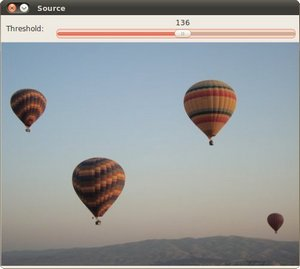
//> input picture DisplayImage/Ballon.jpg, 300 x 269 px
$ ./backprojection ../Ballon.jpg   (built with g++ and OpenCV 4)
//> lines starting //> are read from the running program, lines starting //| are printed output that depends on the picture
#include <opencv2/imgproc/imgproc.hpp>
#include <opencv2/highgui/highgui.hpp>

#include <iostream>
#include <string>

using namespace std;

using namespace cv;

//Global variables
Mat src,hsv,hue;
int bins = 25;

//Function headers
void Hist_and_Backproj(int,void*);

//Function main
int main(int argc,char** argv)
{
	//read an image
	src = imread(argv[1],1);
//> src is the input picture: 269 rows x 300 cols, CV_8UC3; mean B, G, R 157.4, 156.9, 154.1

	//Transfrom it to hsv
	cvtColor(src,hsv,CV_BGR2HSV);
//> hsv: 269 rows x 300 cols, CV_8UC3; mean H, S, V 62.5, 36.3, 167.5

	//use only the hue value
	hue.create(hsv.size(),hsv.depth());

	int ch[] = {0,0};
	mixChannels(&hsv,1,&hue,1,ch,1);
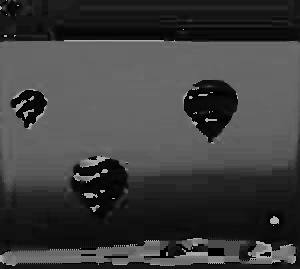
//> hue: 269 rows x 300 cols, CV_8UC1; min 0, max 179, mean 62.5

	//create trackbar to enter the number of bins
	string window_name = "source image";
	namedWindow(window_name,CV_WINDOW_AUTOSIZE);
	createTrackbar("*hue bins:",window_name,&bins,180,Hist_and_Backproj);

	Hist_and_Backproj(0,0);

	//show the image
	imshow(window_name,src);

	//wait until user exits the program
	waitKey(0);
	return 0;

}

void Hist_and_Backproj(int,void*)
{
	MatND hist;
	int histSize = MAX(bins,2);
	float hue_range[] = {0,180};
	const float* range = {hue_range};

	//Get the histogram and normalize it
	calcHist(&hue,1,0,Mat(),hist,1,&histSize,&range,true,false);
//> hist = 25 values, max 22709 at index 14, min 28 at index 20, mean 3228
	normalize(hist,hist,0,255,NORM_MINMAX,-1,Mat());
//> hist = 25 values, max 255 at index 14, min 0 at index 20, mean 35.98

	//Get backprojection
	MatND backproj;
	calcBackProject(&hue,1,0,hist,backproj,&range,1,true);
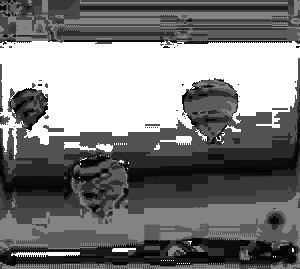
//> backproj: 269 rows x 300 cols, CV_8UC1; min 0, max 255, mean 123.1

	//Draw the backProj
	imshow("Backproj",backproj);

	//Draw the histogram
	int w = 400,h=400;
	int bin_w = cvRound((double)w/histSize);
	Mat histImg = Mat::zeros(w,h,CV_8UC3);

	for (int i =0;i<bins;i++)
		{rectangle(histImg,Point(i*bin_w,h),Point((i+1)*bin_w,h-cvRound(hist.at<float>(i)*h/255.0)),Scalar(0,0,255),-1);}
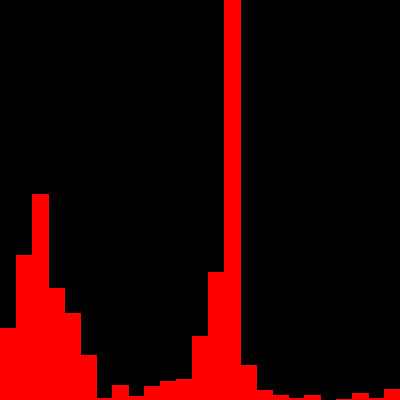
//> histImg: 400 rows x 400 cols, CV_8UC3; mean B, G, R 0, 0, 37

	imshow("Histogram",histImg);

}

$ run again, on DisplayImage/baboon.jpg
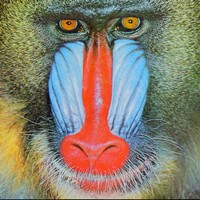
//> input picture DisplayImage/baboon.jpg, 200 x 200 px
//> src is the input picture: 200 rows x 200 cols, CV_8UC3; mean B, G, R 111.6, 128, 135.8
//> hsv: 200 rows x 200 cols, CV_8UC3; mean H, S, V 55.5, 89.2, 155
//> `mixChannels(&hsv,1,&hue,1,ch,1);`:
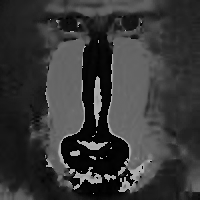
//> hue: 200 rows x 200 cols, CV_8UC1; min 0, max 179, mean 55.5
//> in Hist_and_Backproj, `calcHist(&hue,1,0,Mat(),hist,1,&histSize,&range,true,false);`: hist = 25 values, max 5606 at index 14, min 50 at index 19, mean 1600
//> in Hist_and_Backproj, `normalize(hist,hist,0,255,NORM_MINMAX,-1,Mat());`: hist = 25 values, max 255 at index 14, min 0 at index 19, mean 71.14
//> after the loop in Hist_and_Backproj, `for (int i =0;i<bins;i++)`:
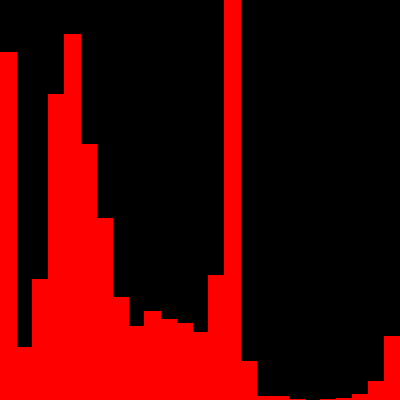
//> histImg: 400 rows x 400 cols, CV_8UC3; mean B, G, R 0, 0, 72.7
